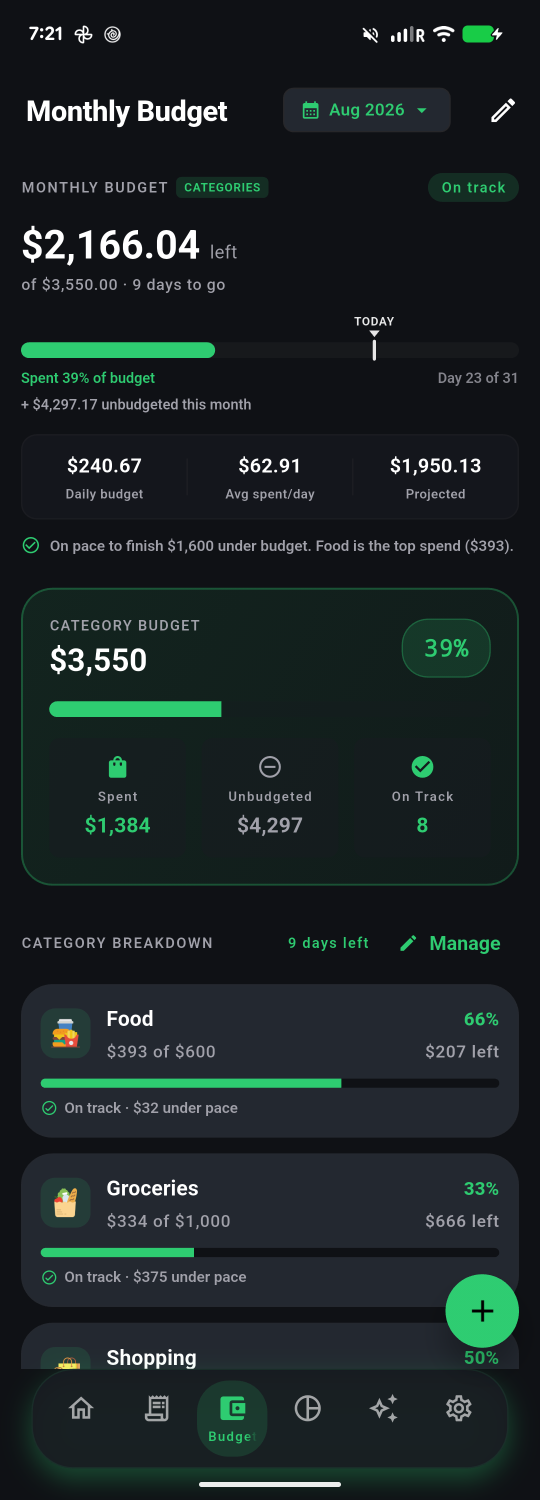
#> input picture raw_screenshots/long_screen.png, 1080 x 3000 px (shown at 1/2 size)
$ python generate_promo_themes.py --input raw_screenshots/long_screen.png --output out.png
#> lines starting #> are read from the running program, lines starting #| are printed output that depends on the picture; after the words box and inside, x2 and y2 are one past the last pixel; in counts of white or black regions, pixels touching at a corner belong together
import os
import urllib.request
import ssl
from PIL import Image, ImageDraw, ImageFont, ImageFilter, ImageOps

ssl._create_default_https_context = ssl._create_unverified_context

CANVAS_SIZE = (1080, 1920)
BG_COLOR = (227, 247, 223) # Light green #E3F7DF
HILL_COLOR = (121, 193, 104) # Darker green #79C168
DEVICE_Y = 550
DEVICE_SIZE = (860, 1850)
BEZEL_WIDTH = 0

PIGGY_BANK_PATH = "/Users/manikarthik/.gemini/antigravity-ide/brain/226fd434-5e41-4bc1-8c53-27e04cc4ec04/piggy_bank_asset_1787525350312.jpg"
SCREENSHOT_PATH = "raw_screenshots/long_screen.png"
OUT_PATH = "play_store_screenshots/budget_promo_custom.png"

ICONS = {
    "dashboard": "https://raw.githubusercontent.com/google/material-design-icons/master/png/action/dashboard/materialicons/48dp/2x/baseline_dashboard_black_48dp.png",
    "restaurant": "https://raw.githubusercontent.com/google/material-design-icons/master/png/maps/restaurant/materialicons/48dp/2x/baseline_restaurant_black_48dp.png",
    "cart": "https://raw.githubusercontent.com/google/material-design-icons/master/png/action/shopping_cart/materialicons/48dp/2x/baseline_shopping_cart_black_48dp.png",
    "bag": "https://raw.githubusercontent.com/google/material-design-icons/master/png/action/shopping_bag/materialicons/48dp/2x/baseline_shopping_bag_black_48dp.png"
}

def download_icons():
    os.makedirs("temp_icons", exist_ok=True)
    for name, url in ICONS.items():
        path = f"temp_icons/{name}.png"
        if not os.path.exists(path):
            try:
                urllib.request.urlretrieve(url, path)
            except Exception as e:
                print(f"Failed to download {name}: {e}")

def remove_white_bg(img, threshold=240):
    img = img.convert("RGBA")
    data = img.getdata()
    new_data = []
    for item in data:
        if item[0] > threshold and item[1] > threshold and item[2] > threshold:
            new_data.append((255, 255, 255, 0))
        else:
            new_data.append(item)
    img.putdata(new_data)
    return img

def tint_image(img, color):
    img = img.convert("RGBA")
    alpha = img.split()[3]
    color_img = Image.new('RGB', img.size, color)
    color_img.putalpha(alpha)
    return color_img

def draw_rounded_rect(im, rad, color):
    circle = Image.new('L', (rad * 2, rad * 2), 0)
    draw = ImageDraw.Draw(circle)
    draw.ellipse((0, 0, rad * 2 - 1, rad * 2 - 1), fill=255)
    alpha = Image.new('L', im.size, 255)
    w, h = im.size
    alpha.paste(circle.crop((0, 0, rad, rad)), (0, 0))
    alpha.paste(circle.crop((0, rad, rad, rad * 2)), (0, h - rad))
    alpha.paste(circle.crop((rad, 0, rad * 2, rad)), (w - rad, 0))
    alpha.paste(circle.crop((rad, rad, rad * 2, rad * 2)), (w - rad, h - rad))

    color_layer = Image.new('RGBA', im.size, color)
    color_layer.putalpha(alpha)
    return color_layer

def mask_rounded(im, rad):
    circle = Image.new('L', (rad * 2, rad * 2), 0)
    draw = ImageDraw.Draw(circle)
    draw.ellipse((0, 0, rad * 2 - 1, rad * 2 - 1), fill=255)
    alpha = Image.new('L', im.size, 255)
    w, h = im.size
    alpha.paste(circle.crop((0, 0, rad, rad)), (0, 0))
    alpha.paste(circle.crop((0, rad, rad, rad * 2)), (0, h - rad))
    alpha.paste(circle.crop((rad, 0, rad * 2, rad)), (w - rad, 0))
    alpha.paste(circle.crop((rad, rad, rad * 2, rad * 2)), (w - rad, h - rad))
    im.putalpha(alpha)
    return im

def draw_curved_hill(draw):
    bbox = (-500, 1850, CANVAS_SIZE[0] + 500, CANVAS_SIZE[1] + 800)
    draw.ellipse(bbox, fill=HILL_COLOR)

def draw_text_centered(draw, text, y_pos, font, fill=(0,0,0,255), line_spacing=10):
    lines = text.split('\n')
    current_y = y_pos
    for line in lines:
        bbox = draw.textbbox((0, 0), line, font=font)
        text_width = bbox[2] - bbox[0]
        text_height = bbox[3] - bbox[1]
        draw.text(((CANVAS_SIZE[0] - text_width) / 2, current_y), line, font=font, fill=fill)
        current_y += text_height + line_spacing

def create_shadow(size, rad, blur_radius, color=(0,0,0,40)):
    shadow_bg = Image.new("RGBA", (size[0] + blur_radius*4, size[1] + blur_radius*4), (0,0,0,0))
    shadow_rect = draw_rounded_rect(Image.new("RGBA", size), rad, color)
    shadow_bg.paste(shadow_rect, (blur_radius*2, blur_radius*2))
    return shadow_bg.filter(ImageFilter.GaussianBlur(blur_radius))

def get_font(size):
    try:
        return ImageFont.truetype("/System/Library/Fonts/Supplemental/Arial Bold.ttf", size)
    except:
        return ImageFont.load_default()

def draw_floating_card(canvas):
    card_w, card_h = 480, 220
    card = Image.new("RGBA", (card_w, card_h), (0,0,0,0))

    shadow = create_shadow((card_w, card_h), 25, 20, (0,0,0,50))
    canvas.paste(shadow, (20, 1050), shadow)

    card_bg = draw_rounded_rect(Image.new("RGBA", (card_w, card_h)), 25, (255, 255, 255, 255))
    canvas.paste(card_bg, (50, 1080), card_bg)

    draw = ImageDraw.Draw(canvas)
    f_large = get_font(60)
    f_small = get_font(35)

    draw.text((70, 1120), "$1000 ", font=f_large, fill=(0,0,0,255))
    draw.text((270, 1140), "/ 1 Month", font=f_small, fill=(0,0,0,255))
    draw.text((120, 1220), "beginning  Aug 1", font=f_small, fill=(0,0,0,255))

    draw.line([(80, 1195), (420, 1195)], fill=(230,230,230,255), width=2)
    draw.line([(120, 1270), (430, 1270)], fill=(230,230,230,255), width=2)

def draw_category_icons(canvas):
    colors = [
        (220, 240, 220, 255),
        (200, 210, 230, 255),
        (190, 230, 190, 255),
        (255, 180, 200, 255)
    ]
    icon_names = ["dashboard", "restaurant", "cart", "bag"]

    y = 380
    start_x = 220
    spacing = 160
    size = 130

    for i in range(4):
        x = start_x + (spacing * i)

        shadow = create_shadow((size, size), 30, 15, (0,0,0,30))
        canvas.paste(shadow, (x - 30, y - 30), shadow)

        base = draw_rounded_rect(Image.new("RGBA", (size, size)), 35, colors[i])
        canvas.paste(base, (x, y), base)

        if i == 0:
            border_rect = draw_rounded_rect(Image.new("RGBA", (size+6, size+6)), 38, (20,40,20,255))
            canvas.paste(border_rect, (x-3, y-3), border_rect)
            canvas.paste(base, (x, y), base)

        icon_path = f"temp_icons/{icon_names[i]}.png"
        if os.path.exists(icon_path):
            img_icon = Image.open(icon_path).convert("RGBA").resize((70, 70), Image.Resampling.LANCZOS)
            img_icon = tint_image(img_icon, (40, 40, 40))
            canvas.paste(img_icon, (x + 30, y + 30), img_icon)

import argparse

def main():
    parser = argparse.ArgumentParser()
    parser.add_argument('--input', required=True)
    parser.add_argument('--output', required=True)
    parser.add_argument('--theme', choices=['light', 'dark'], default='light')
    parser.add_argument('--title', default="Create a Budget\nfor You")
    args = parser.parse_args()

    download_icons()
#> (the call stopped at in download_icons, `urllib.request.urlretrieve(url, path)`: the network is not available in this run)
    os.makedirs(os.path.dirname(args.output), exist_ok=True)

    # Configure theme colors
    if args.theme == 'dark':
        bg_color = (25, 28, 35)      # Dark grey-blue background
        hill_color = (35, 42, 53)    # Slightly lighter dark grey for the hill
        text_color = (255, 255, 255, 255)
    else:
        bg_color = BG_COLOR          # Default light green
        hill_color = HILL_COLOR
        text_color = (0, 0, 0, 255)

    canvas = Image.new("RGBA", CANVAS_SIZE, bg_color)
    draw = ImageDraw.Draw(canvas)

    # Draw hill using theme color
    bbox = (-500, 1850, CANVAS_SIZE[0] + 500, CANVAS_SIZE[1] + 800)
    draw.ellipse(bbox, fill=hill_color)

    title_font = get_font(110)
    draw_text_centered(draw, args.title.replace('\\n', '\n'), 120, title_font, fill=text_color)

    draw_category_icons(canvas)
#> in create_shadow, `shadow_bg = Image.new("RGBA", (size[0] + blur_radius*4, size[1] + blur..`: shadow_bg: PIL image 190x190 RGBA; every value is 0
#> in draw_rounded_rect, `circle = Image.new('L', (rad * 2, rad * 2), 0)`: circle: PIL image 60x60 L; every value is 0
#> in draw_rounded_rect, `alpha = Image.new('L', im.size, 255)`: alpha: PIL image 130x130 L; every value is 255
#> in draw_rounded_rect, `alpha.paste(circle.crop((0, 0, rad, rad)), (0, 0))`:
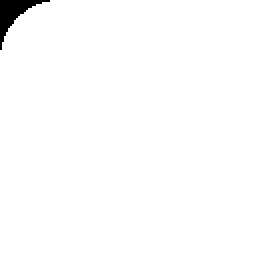
#> alpha: PIL image 130x130 L (shown 2 times larger); 98.8% white; 1 black region, box (x1, y1, x2, y2) and area: (0, 0, 25, 25) 195
#> in draw_rounded_rect, `alpha.paste(circle.crop((0, 0, rad, rad)), (0, 0))`: circle: PIL image 60x60 L; 78.3% white; 4 black regions, box (x1, y1, x2, y2) and area: (0, 0, 25, 25) 195, (35, 0, 60, 25) 195, (0, 35, 25, 60) 195, (35, 35, 60, 60) 195
#> in draw_rounded_rect, `alpha.paste(circle.crop((0, rad, rad, rad * 2)), (0, h - rad))`: alpha: PIL image 130x130 L; 97.7% white; 2 black regions, box (x1, y1, x2, y2) and area: (0, 0, 25, 25) 195, (0, 105, 25, 130) 195
#> in draw_rounded_rect, `alpha.paste(circle.crop((rad, 0, rad * 2, rad)), (w - rad, 0))`: alpha: PIL image 130x130 L; 96.5% white; 3 black regions, box (x1, y1, x2, y2) and area: (0, 0, 25, 25) 195, (105, 0, 130, 25) 195, (0, 105, 25, 130) 195
#> in draw_rounded_rect, `alpha.paste(circle.crop((rad, rad, rad * 2, rad * 2)), (w - rad, h - r..`: alpha: PIL image 130x130 L; 95.4% white; 4 black regions, box (x1, y1, x2, y2) and area: (0, 0, 25, 25) 195, (105, 0, 130, 25) 195, (0, 105, 25, 130) 195, (105, 105, 130, 130) 195
#> in create_shadow, `shadow_bg.paste(shadow_rect, (blur_radius*2, blur_radius*2))`:
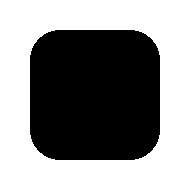
#> shadow_bg: PIL image 190x190 RGBA; mean R, G, B, A 0, 0, 0, 113.9; transparent parts drawn white
#> in create_shadow, `return shadow_bg.filter(ImageFilter.GaussianBlur(blur_radius))`:
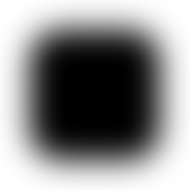
#> returned value: PIL image 190x190 RGBA; mean R, G, B, A 0, 0, 0, 113.7; transparent parts drawn white
#> in draw_rounded_rect (call 2), `circle = Image.new('L', (rad * 2, rad * 2), 0)`: circle: PIL image 70x70 L; every value is 0
#> in draw_rounded_rect (call 2), `alpha.paste(circle.crop((0, 0, rad, rad)), (0, 0))`: alpha: PIL image 130x130 L; 98.4% white; 1 black region, box (x1, y1, x2, y2) and area: (0, 0, 29, 29) 264
#> in draw_rounded_rect (call 2), `alpha.paste(circle.crop((0, 0, rad, rad)), (0, 0))`: circle: PIL image 70x70 L; 78.4% white; 4 black regions, box (x1, y1, x2, y2) and area: (0, 0, 29, 29) 264, (41, 0, 70, 29) 264, (0, 41, 29, 70) 264, (41, 41, 70, 70) 264
#> in draw_rounded_rect (call 2), `alpha.paste(circle.crop((0, rad, rad, rad * 2)), (0, h - rad))`: alpha: PIL image 130x130 L; 96.9% white; 2 black regions, box (x1, y1, x2, y2) and area: (0, 0, 29, 29) 264, (0, 101, 29, 130) 264
#> in draw_rounded_rect (call 2), `alpha.paste(circle.crop((rad, 0, rad * 2, rad)), (w - rad, 0))`: alpha: PIL image 130x130 L; 95.3% white; 3 black regions, box (x1, y1, x2, y2) and area: (0, 0, 29, 29) 264, (101, 0, 130, 29) 264, (0, 101, 29, 130) 264
#> in draw_rounded_rect (call 2), `alpha.paste(circle.crop((rad, rad, rad * 2, rad * 2)), (w - rad, h - r..`: alpha: PIL image 130x130 L; 93.8% white; 4 black regions, box (x1, y1, x2, y2) and area: (0, 0, 29, 29) 264, (101, 0, 130, 29) 264, (0, 101, 29, 130) 264, (101, 101, 130, 130) 264
#> call 3 of draw_rounded_rect, with rad = 38, color = (20, 40, 20, 255)
#> in draw_rounded_rect (call 3), `circle = Image.new('L', (rad * 2, rad * 2), 0)`: circle: PIL image 76x76 L; every value is 0
#> in draw_rounded_rect (call 3), `alpha = Image.new('L', im.size, 255)`: alpha: PIL image 136x136 L; every value is 255
#> in draw_rounded_rect (call 3), `alpha.paste(circle.crop((0, 0, rad, rad)), (0, 0))`: alpha: PIL image 136x136 L; 98.3% white; 1 black region, box (x1, y1, x2, y2) and area: (0, 0, 32, 32) 313
#> in draw_rounded_rect (call 3), `alpha.paste(circle.crop((0, 0, rad, rad)), (0, 0))`: circle: PIL image 76x76 L; 78.3% white; 4 black regions, box (x1, y1, x2, y2) and area: (0, 0, 32, 32) 313, (44, 0, 76, 32) 313, (0, 44, 32, 76) 313, (44, 44, 76, 76) 313
#> in draw_rounded_rect (call 3), `alpha.paste(circle.crop((0, rad, rad, rad * 2)), (0, h - rad))`: alpha: PIL image 136x136 L; 96.6% white; 2 black regions, box (x1, y1, x2, y2) and area: (0, 0, 32, 32) 313, (0, 104, 32, 136) 313
#> in draw_rounded_rect (call 3), `alpha.paste(circle.crop((rad, 0, rad * 2, rad)), (w - rad, 0))`: alpha: PIL image 136x136 L; 94.9% white; 3 black regions, box (x1, y1, x2, y2) and area: (0, 0, 32, 32) 313, (104, 0, 136, 32) 313, (0, 104, 32, 136) 313
#> in draw_rounded_rect (call 3), `alpha.paste(circle.crop((rad, rad, rad * 2, rad * 2)), (w - rad, h - r..`: alpha: PIL image 136x136 L; 93.2% white; 4 black regions, box (x1, y1, x2, y2) and area: (0, 0, 32, 32) 313, (104, 0, 136, 32) 313, (0, 104, 32, 136) 313, (104, 104, 136, 136) 313
#> in draw_rounded_rect (call 3), `color_layer.putalpha(alpha)`:
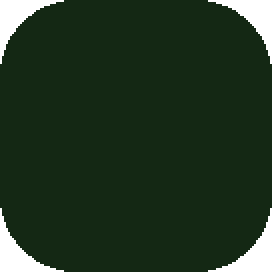
#> color_layer: PIL image 136x136 RGBA (shown 2 times larger); mean R, G, B, A 20, 40, 20, 237.7; transparent parts drawn white
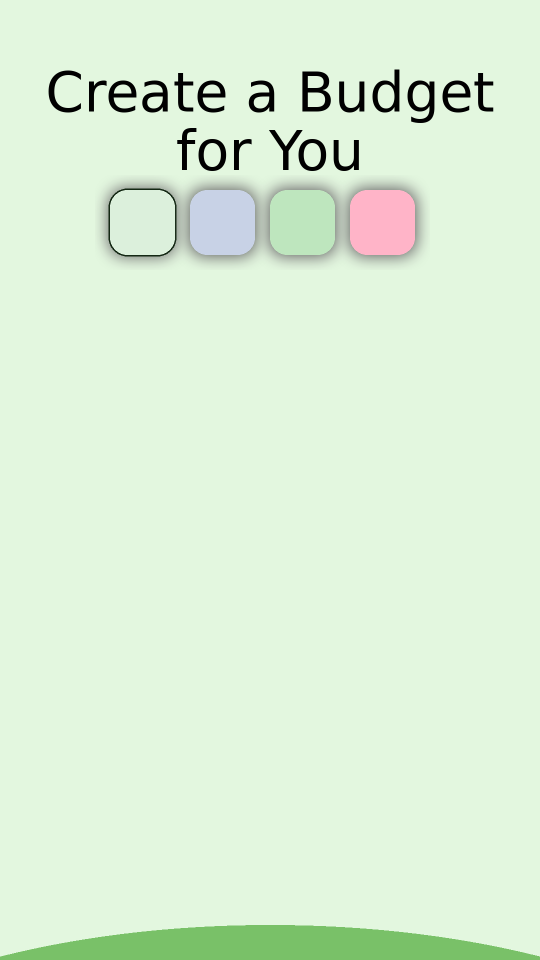
#> canvas: PIL image 1080x1920 RGBA (shown at 1/2 size); mean R, G, B, A 219.5, 239.8, 215.2, 254; transparent parts drawn white

    if os.path.exists(args.input):
        raw_img = Image.open(args.input).convert("RGBA")
#> raw_img is the input picture: PIL image 1080x3000 RGBA; mean R, G, B, A 26.6, 35.9, 36.7, 255
        w, h = raw_img.size
#> w = 1080; h = 3000

        # Standard screenshot is 1080x2400. We crop out the status bar (top 130) and the bottom nav (bottom 250)
        # to fit inside the device frame roughly.
        cropped = raw_img.crop((0, 130, w, h - 250))
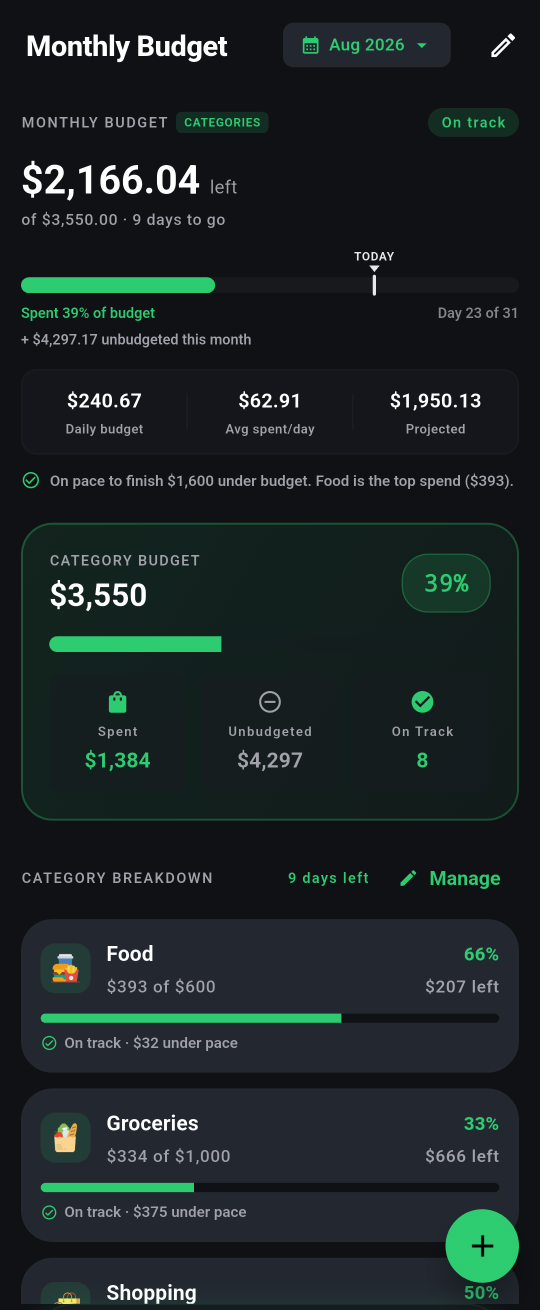
#> cropped: PIL image 1080x2620 RGBA (shown at 1/2 size); mean R, G, B, A 26.9, 36.1, 37, 255

        # Resize to fit device
        cropped = cropped.resize(DEVICE_SIZE, Image.Resampling.LANCZOS)
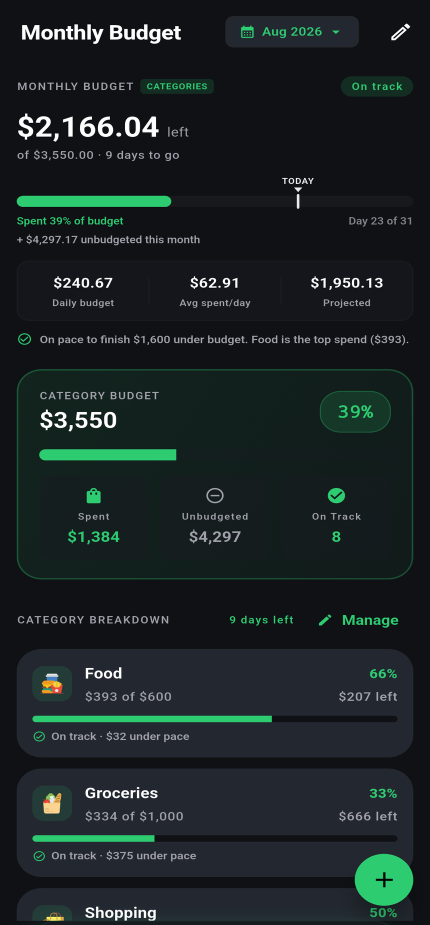
#> cropped: PIL image 860x1850 RGBA (shown at 1/2 size); mean R, G, B, A 26.8, 36.1, 37, 255
        cropped = mask_rounded(cropped, 60)
#> in mask_rounded, `circle = Image.new('L', (rad * 2, rad * 2), 0)`: circle: PIL image 120x120 L; every value is 0
#> in mask_rounded, `alpha = Image.new('L', im.size, 255)`: alpha: PIL image 860x1850 L; every value is 255

        device_x = (CANVAS_SIZE[0] - DEVICE_SIZE[0]) // 2
        shadow = create_shadow(DEVICE_SIZE, 60, 40, (0,0,0,50))
        canvas.paste(shadow, (device_x - 80, DEVICE_Y - 80), shadow)
        canvas.paste(cropped, (device_x, DEVICE_Y), cropped)
    else:
        print(f"Warning: Screenshot not found at {args.input}")

    draw_floating_card(canvas)

    if os.path.exists(PIGGY_BANK_PATH):
        piggy = Image.open(PIGGY_BANK_PATH)
        piggy = remove_white_bg(piggy, threshold=230)
        bbox = piggy.getbbox()
        if bbox:
            piggy = piggy.crop(bbox)
        piggy = piggy.resize((250, int(250 * piggy.height / piggy.width)), Image.Resampling.LANCZOS)
        p_x = CANVAS_SIZE[0] - piggy.width + 50
        p_y = CANVAS_SIZE[1] - piggy.height - 10
        shadow = create_shadow((piggy.width-100, piggy.height-100), 50, 30, (0,0,0,60))
        canvas.paste(shadow, (p_x+20, p_y+80), shadow)
        canvas.paste(piggy, (p_x, p_y), piggy)

    canvas.convert("RGB").save(args.output, "PNG", quality=95)
    print(f"Saved {args.output}")

if __name__ == "__main__":
    main()
